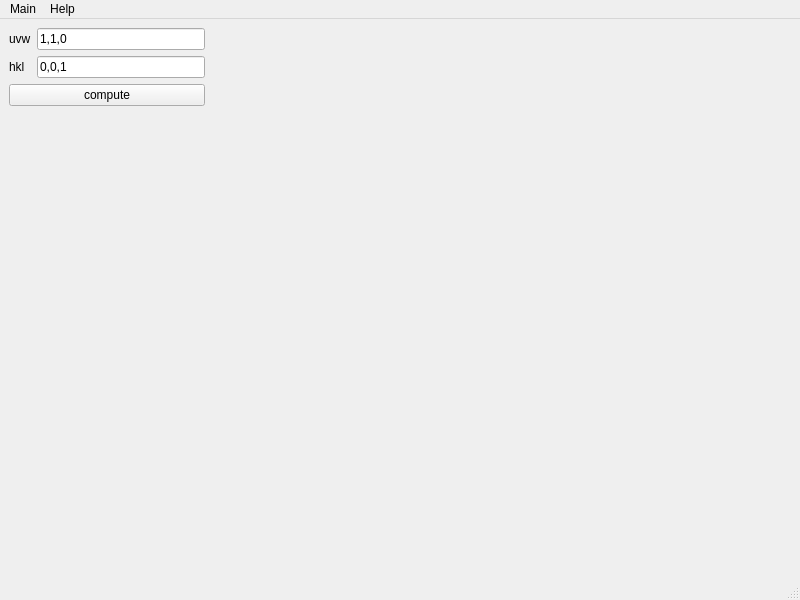
<?xml version="1.0" encoding="UTF-8"?>
<ui version="4.0">
 <class>MainWindow</class>
 <widget class="QMainWindow" name="MainWindow">
  <property name="geometry">
   <rect>
    <x>0</x>
    <y>0</y>
    <width>800</width>
    <height>600</height>
   </rect>
  </property>
  <property name="windowTitle">
   <string>MainWindow</string>
  </property>
  <widget class="QWidget" name="centralwidget">
   <layout class="QHBoxLayout" name="horizontalLayout" stretch="1,3">
    <item>
     <layout class="QFormLayout" name="formLayout">
      <item row="0" column="1">
       <widget class="QLineEdit" name="uvw">
        <property name="text">
         <string>1,1,0</string>
        </property>
       </widget>
      </item>
      <item row="0" column="0">
       <widget class="QLabel" name="label_uvw">
        <property name="text">
         <string>uvw</string>
        </property>
       </widget>
      </item>
      <item row="1" column="0">
       <widget class="QLabel" name="label_hkl">
        <property name="text">
         <string>hkl</string>
        </property>
       </widget>
      </item>
      <item row="1" column="1">
       <widget class="QLineEdit" name="hkl">
        <property name="text">
         <string>0,0,1</string>
        </property>
       </widget>
      </item>
      <item row="2" column="0" colspan="2">
       <widget class="QPushButton" name="pB_compute">
        <property name="text">
         <string>compute</string>
        </property>
       </widget>
      </item>
     </layout>
    </item>
    <item>
     <layout class="QVBoxLayout" name="plotLayout"/>
    </item>
   </layout>
  </widget>
  <widget class="QMenuBar" name="menubar">
   <property name="geometry">
    <rect>
     <x>0</x>
     <y>0</y>
     <width>800</width>
     <height>21</height>
    </rect>
   </property>
   <widget class="QMenu" name="menuMain">
    <property name="title">
     <string>Main</string>
    </property>
    <addaction name="action_exit"/>
   </widget>
   <widget class="QMenu" name="menuHelp">
    <property name="title">
     <string>Help</string>
    </property>
    <addaction name="actionAbout"/>
   </widget>
   <addaction name="menuMain"/>
   <addaction name="menuHelp"/>
  </widget>
  <widget class="QStatusBar" name="statusbar"/>
  <action name="actionAbout">
   <property name="text">
    <string>About</string>
   </property>
  </action>
  <action name="action_exit">
   <property name="text">
    <string>Exit</string>
   </property>
   <property name="shortcut">
    <string>Ctrl+Q</string>
   </property>
  </action>
 </widget>
 <resources/>
 <connections/>
</ui>
